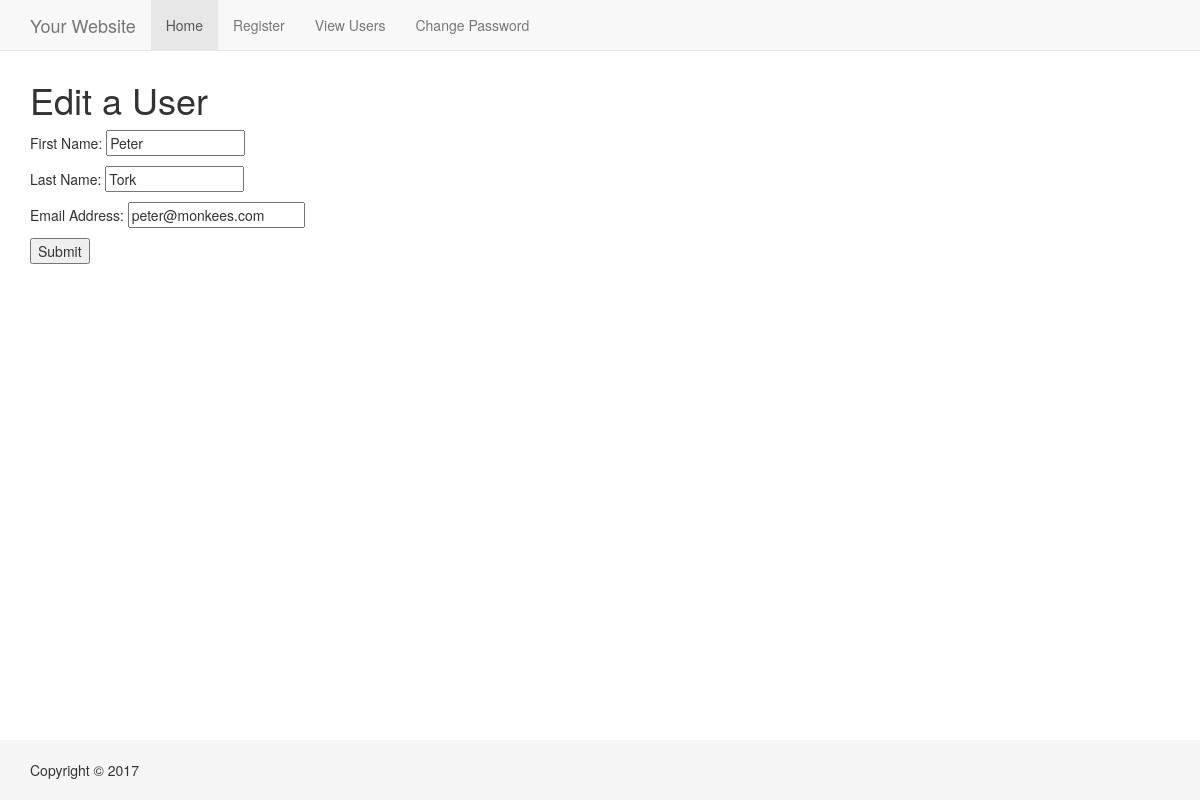
/edit_user.php?id=2, run on the app's committed database.
### tables this page shows
CREATE TABLE users 
(
user_id MEDIUMINT UNSIGNED NOT NULL AUTO_INCREMENT,
first_name VARCHAR(20) NOT NULL,
last_name VARCHAR(40) NOT NULL,
email VARCHAR(60) NOT NULL,
pass CHAR(40) NOT NULL,
registration_date DATETIME NOT NULL,
PRIMARY KEY (user_id)
);

### edit_user.php (the view, shortened to what this page needs)
<?php
echo '<h1>Edit a User</h1>';
if ( (isset($_GET['id'])) && (is_numeric($_GET['id'])) ) {
	$id = $_GET['id'];
} elseif ( (isset($_POST['id'])) && (is_numeric($_POST['id'])) ) {
	$id = $_POST['id'];
} else {
	echo '<p class="error">This page has been accessed in error.</p>';
	include('includes/footer.html');
	exit();
}
$q = "SELECT first_name, last_name, email FROM users WHERE user_id=$id";
$r = @mysqli_query($conn, $q);
if (mysqli_num_rows($r) == 1) {
	$row = mysqli_fetch_array($r, MYSQLI_NUM);
	echo '<form action="edit_user.php" method="post">
<p>First Name: <input type="text" name="first_name" size="15" maxlength="15" value="' . $row[0] . '"></p>
<p>Last Name: <input type="text" name="last_name" size="15" maxlength="30" value="' . $row[1] . '"></p>
<p>Email Address: <input type="email" name="email" size="20" maxlength="60" value="' . $row[2] . '"> </p>
<p><input type="submit" name="submit" value="Submit"></p>
<input type="hidden" name="id" value="' . $id . '">
</form>';
} else {
	echo '<p class="error">This page has been accessed in error.</p>';
}
?>

### css/style.css (style rules this page uses)
html { position: relative; min-height: 100%; }
body { margin-bottom: 60px; }
.footer { position: absolute; bottom: 0; width: 100%; height: 60px; background-color: #f5f5f5; }
body > .container { padding: 60px 15px 0; }
.container .text-muted { margin: 20px 0; }
.footer > .container { padding-right: 15px; padding-left: 15px; }

### data on the page
users: first_name "Peter", last_name "Tork", email "peter@monkees.com"
